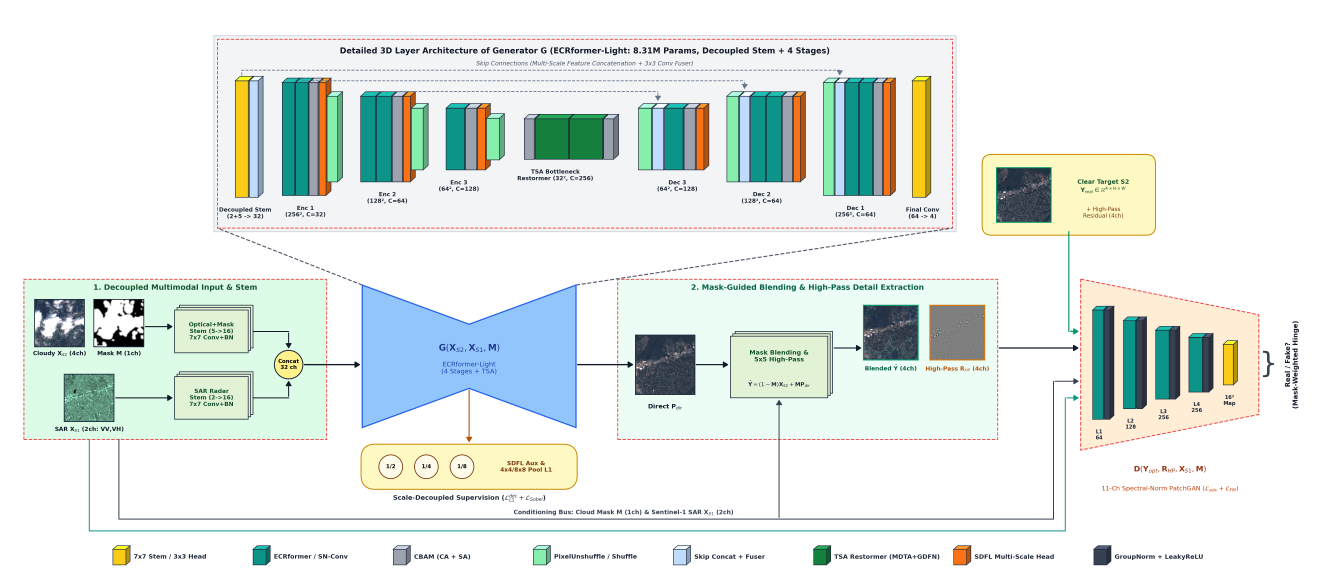
#> input picture backend/assets/paper_pipeline_architecture.png, 6591 x 2910 px, found by its file name (shown at 1/5 size)
$ python build_presentation_teaching_edition.py
#> lines starting #> are read from the running program, lines starting #| are printed output that depends on the picture
"""Comprehensive, spacious 'Teaching Edition' project presentation.
Builds on the clean Poppins visual style of build_presentation_clean.py while expanding
to 32 uncluttered slides that teach every definition, layman analogy, step-by-step
numerical calculation, and architectural diagram without crowding any slide.
"""
import os
from PIL import Image
from pptx import Presentation
from pptx.util import Inches, Pt
from pptx.dml.color import RGBColor
from pptx.enum.text import PP_ALIGN, MSO_ANCHOR
from pptx.enum.shapes import MSO_SHAPE

BASE = r"c:\Users\Windows 11 Pro\Videos\Projects\ECRformer"
SAMPLES = os.path.join(BASE, "frontend", "public", "samples")
ASSETS = os.path.join(BASE, "backend", "assets")
BRAIN = r"C:\Users\Windows 11 Pro\.gemini\antigravity\brain\565f98e1-faa5-48e4-bedd-0a52dc32b283"

OUT = [
    os.path.join(BASE, "ECRformer_Detailed_Teaching_Presentation.pptx"),
    r"C:\Users\Windows 11 Pro\Downloads\ECRformer_Detailed_Teaching_Presentation.pptx",
    os.path.join(BRAIN, "ECRformer_Detailed_Teaching_Presentation.pptx"),
]

# Prepare clean crop of the 3D Generator Architecture block from paper_pipeline_architecture.png
PAPER_ARCH = os.path.join(BRAIN, "paper_pipeline_architecture.png")
GEN_3D_CROP = os.path.join(ASSETS, "ppt_diagrams", "generator_3d_architecture_clean.png")
os.makedirs(os.path.dirname(GEN_3D_CROP), exist_ok=True)
if os.path.exists(PAPER_ARCH):
    im = Image.open(PAPER_ARCH)
#> im is the input picture: PIL image 6591x2910 RGBA; mean R, G, B, A 226.7, 234, 230.2, 255
    w_im, h_im = im.size
#> w_im = 6591; h_im = 2910
    top_box = im.crop((int(w_im * 0.155), int(h_im * 0.045), int(w_im * 0.73), int(h_im * 0.405)))
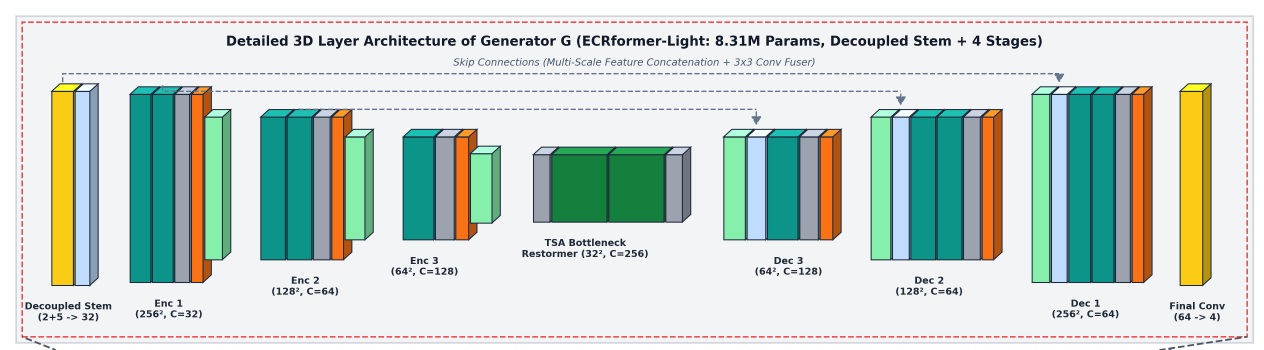
#> top_box: PIL image 3790x1048 RGBA (shown at 1/3 size); mean R, G, B, A 198.7, 211.9, 204.2, 255
    legend_box = im.crop((int(w_im * 0.07), int(h_im * 0.915), int(w_im * 0.93), int(h_im * 0.985)))
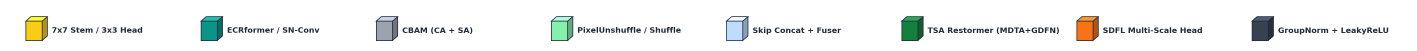
#> legend_box: PIL image 5668x204 RGBA (shown at 1/4 size); mean R, G, B, A 241, 242.6, 241.1, 255
    canvas_w = max(top_box.width, legend_box.width) + 40
#> canvas_w = 5708
    canvas_h = top_box.height + legend_box.height + 30
#> canvas_h = 1282
    canvas = Image.new("RGB", (canvas_w, canvas_h), (255, 255, 255))
#> canvas: PIL image 5708x1282 RGB; every value is 255
    canvas.paste(top_box, ((canvas_w - top_box.width) // 2, 10))
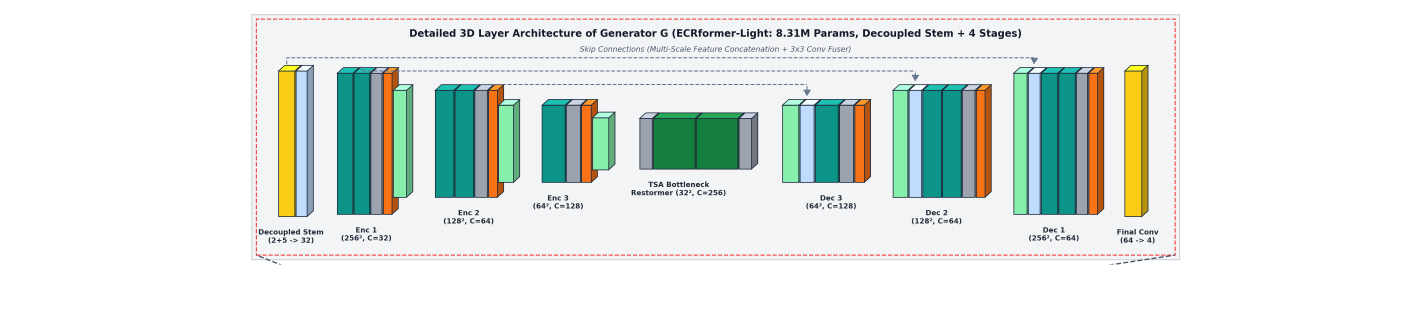
#> canvas: PIL image 5708x1282 RGB (shown at 1/4 size); mean R, G, B 224.5, 231.6, 227.4
    canvas.paste(legend_box, ((canvas_w - legend_box.width) // 2, top_box.height + 20))
    canvas.save(GEN_3D_CROP)

# ---------- Design tokens (matching build_presentation_clean.py) ----------
#> (the run stopped early here; a loop or call above may not have finished)
